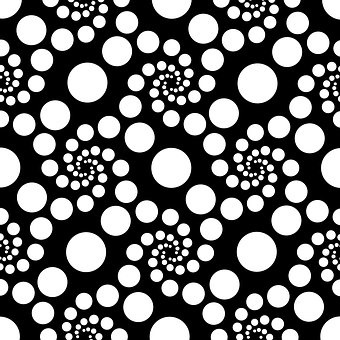
#> input picture xu li anh bai tap lon/images/circles.jpg, 340 x 340 px, found by its file name
$ python Blurring.py
#> lines starting #> are read from the running program, lines starting #| are printed output that depends on the picture
import cv2
import matplotlib.pyplot as plt

# Đọc hình ảnh từ file
image = cv2.imread(r'C:\Users\hoang\Desktop\file code\xu ly anh\xu li anh bai tap lon\images\circles.jpg')
#> image is the input picture: shape (340, 340, 3); min 0, max 255, mean 111.6
image_rgb = cv2.cvtColor(image, cv2.COLOR_BGR2RGB)

# Làm mờ hình ảnh với bộ lọc Gaussian
blurred_gaussian = cv2.GaussianBlur(image_rgb, (15, 15), 0)
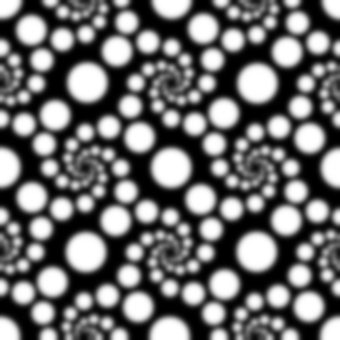
#> blurred_gaussian: shape (340, 340, 3); min 0, max 255, mean 111.5

# Làm mờ hình ảnh với bộ lọc trung vị
blurred_median = cv2.medianBlur(image_rgb, 15)
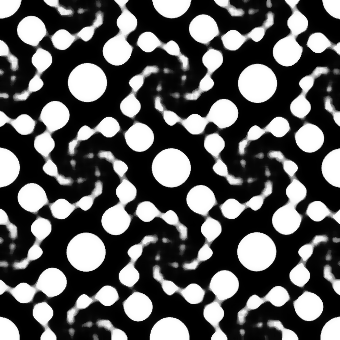
#> blurred_median: shape (340, 340, 3); min 0, max 255, mean 93.3

# Hiển thị hình ảnh
plt.figure(figsize=(15, 5))

plt.subplot(1, 3, 1)
plt.title("Hình ảnh gốc")
plt.imshow(image_rgb)
plt.axis('off')

plt.subplot(1, 3, 2)
plt.title("Gaussian Blur")
plt.imshow(blurred_gaussian)
plt.axis('off')

plt.subplot(1, 3, 3)
plt.title("Median Blur")
plt.imshow(blurred_median)
plt.axis('off')

plt.show()
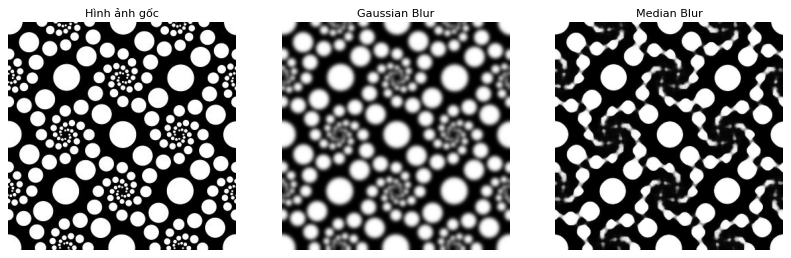
#> figure drawn by matplotlib, 3 panels
